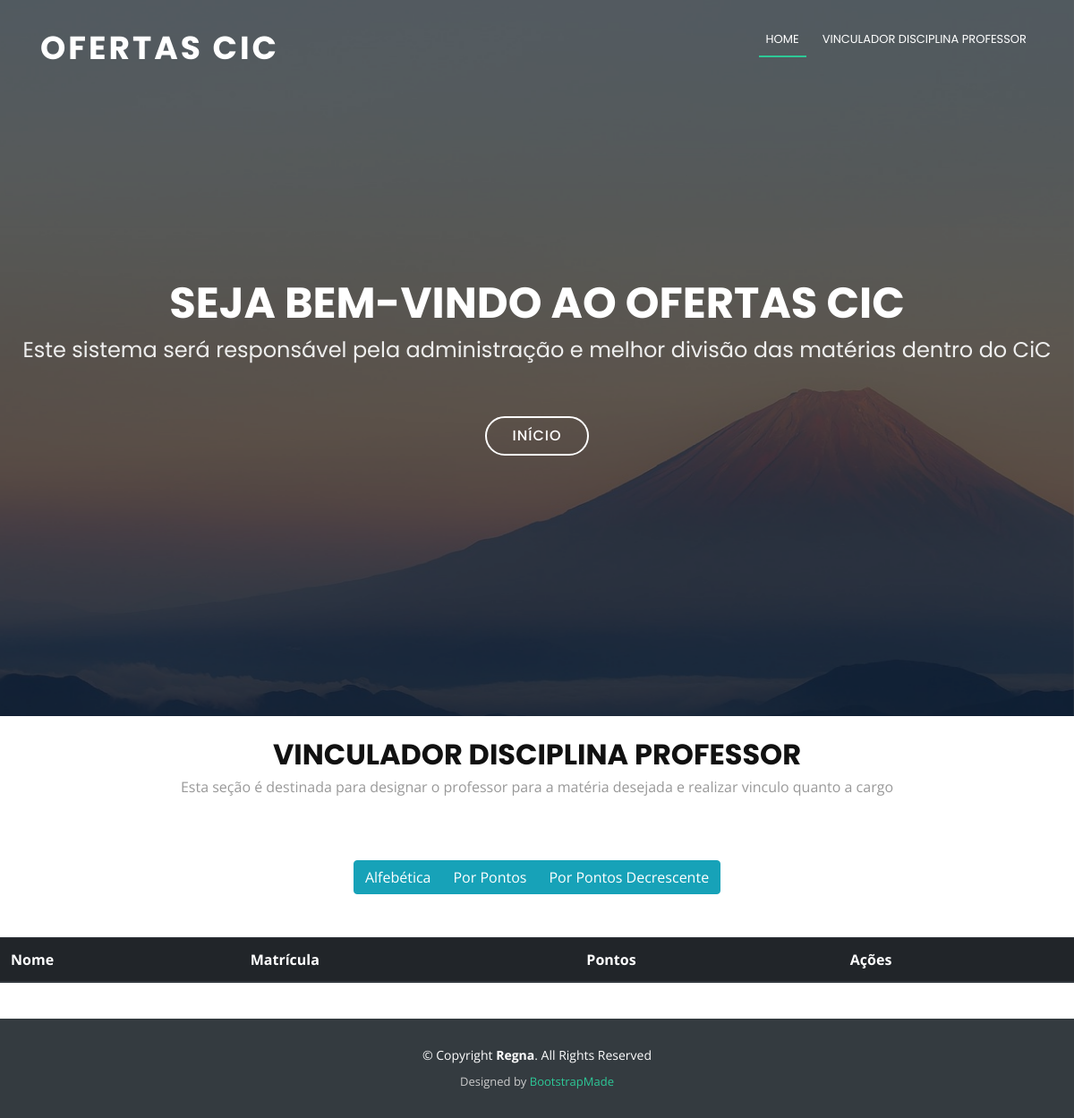
The app's page /cms/professorDisciplinaPasso1/, older data.
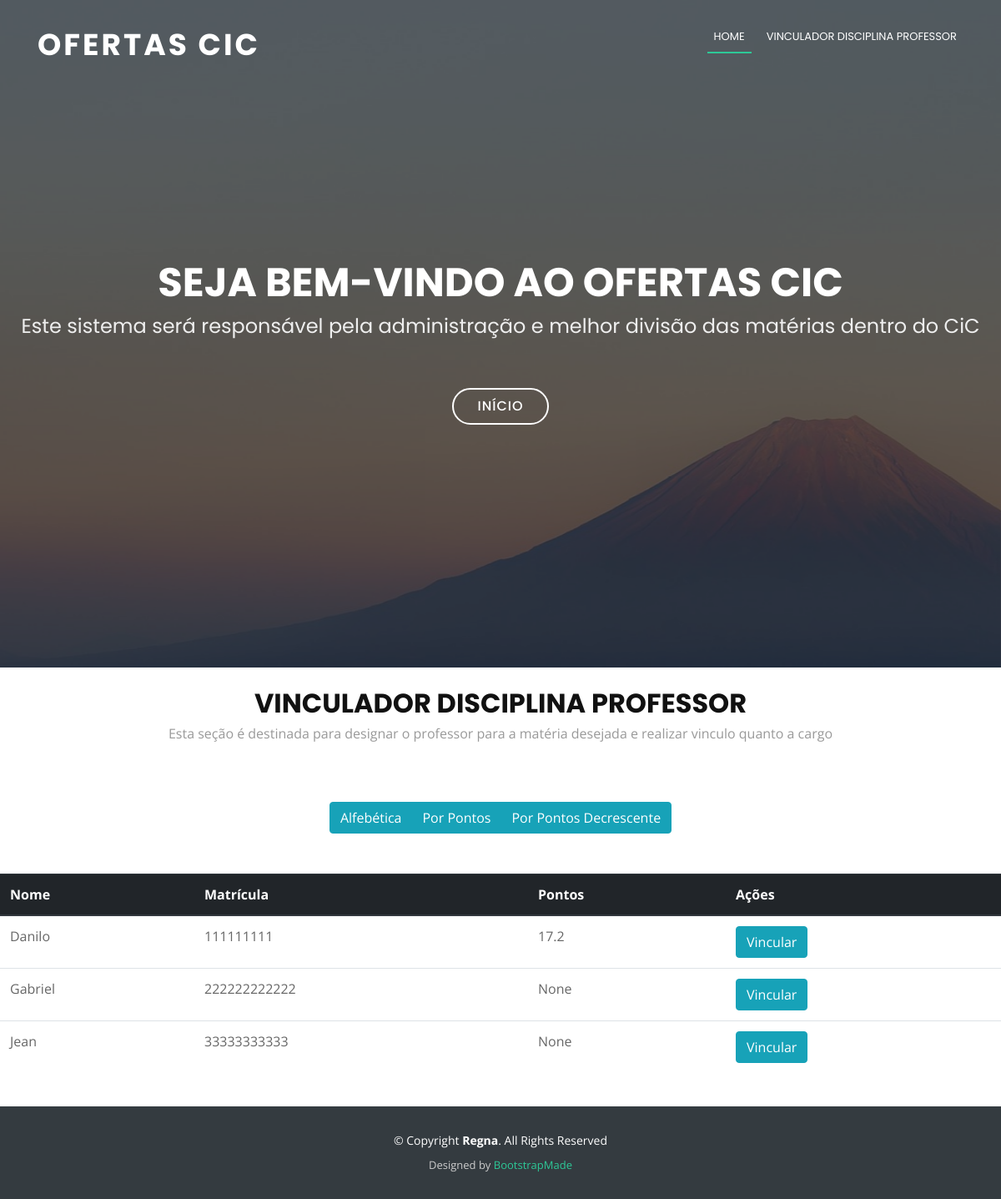
The same page, newer data.
### cms/models.py (models this page shows)
class professor(models.Model):
    id_professor = models.AutoField(primary_key=True)
    nome = models.CharField('Nome do professor', max_length=500)
    matricula = models.CharField('Matricula do professor', max_length=500)
    id_tipo_professor = models.ForeignKey(tipo_professor, related_name='tipo_professor')
    ativo = models.BooleanField(default=True)
    objects = professor_manager()

### cms/views.py (the view)
def professorDisciplinaPasso1(request):
    context = {}
    form = RankingForm()
    if request.method == 'POST':
        ordena = request.POST.get('ordena')
        print(ordena + 'PRINT AQUI')
        if ordena == 'alf':
            ranks = form.carregarRankingAlfabetico()
        else:
            if ordena == 'pontosasc':
                ranks = form.carregarRankingPontuacaoAsc()
            else:
                if ordena == 'pontosdesc':
                    ranks = form.carregarRankingPontuacaoDesc()
                else:
                    print('ERRO NO ranking')
    else:
        ranks = form.carregarRankingAlfabetico()
    context['ranks'] = ranks
    context['form'] = form
    template_name = 'oferta/vinculoProfessorDisciplina.html'
    return render(request, template_name, context)

### cms/forms.py (called while the page is built)
    def carregarRankingAlfabetico(self):
        return professor.objects.carregarRankingOrdenadoNome()

### cms/models.py (called while the page is built)
    def carregarRankingOrdenadoNome(self):
        return self.raw('SELECT p.id_professor, p.nome, p.matricula, ' +
                        'sum(rpd.pontos) as pontuacao from cms_professor as p left join cms_rel_professor_disciplina ' +
                        'as rpd on p.id_professor = rpd.id_professor_id GROUP BY p.id_professor, ' +
                        'p.nome, p.matricula ORDER BY p.nome asc')

### cms/templates/oferta/vinculoProfessorDisciplina.html (shortened to what this page needs)
{% extends "base.html" %}
{% load static  %}
{% block navbar %}
<ul class="nav-menu">
          <li class="menu-active"><a href="{% url 'index' %}">Home</a></li>
  <li><a href="#disciplina&professor"> Vinculador Disciplina Professor </a></li>
        </ul>
{% endblock %}
{% block content %}
<br id="contact">
      <div class="container wow fadeInUp">
        <div class="section-header">
          <h3 class="section-title">Vinculador Disciplina Professor</h3>
          <p class="section-description">Esta seção é destinada para designar o professor para a matéria desejada e realizar vinculo quanto a cargo</p>
        </div>
      </div>
      <form method="post" action="#orderRank">
        <div class="text-center">
          <div class="btn-group">
            <button type="submit" class="btn btn-info" value="alf" name="ordena">Alfebética</button>
            <button type="submit" class="btn btn-info" value="pontosasc" name="ordena">Por Pontos</button>
            <button type="submit" class="btn btn-info" value="pontosdesc" name="ordena">Por Pontos Decrescente</button>
          </div>
        </div>
      </form>
      <br/>
      <br/>
      <form method="get" action="{% url 'professorDisciplinaPasso2' %}" >
      <table class="table">
        <thead class="thead-dark">
          <tr>
            <th scope="col">Nome</th>
            <th scope="col">Matrícula</th>
            <th scope="col">Pontos</th>
            <th scope="col">Ações</th>
          </tr>
        </thead>
        <tbody>
          {% for rank in ranks %}
          <tr>
            <td>
              {{rank.nome}}
            </td>
            <td>
              {{rank.matricula}}
            </td>
            <td>
              {{rank.pontuacao}}
            </td>
            <td>
               <button class="btn btn-info" type="submit" value="{{rank.id_professor}}" name="vincula" > Vincular</button>
            </td>
          </tr>
          {% endfor %}
        </tbody>
        </table>
        </form>
{% endblock %}

### cms/templates/base.html (shortened to what this page needs)
<!DOCTYPE html>
{% load static %}
<html lang="en">
<head>
  <link href="{% static 'Regna/lib/bootstrap/css/bootstrap.min.css' %}" rel="stylesheet">
  <link href="{% static 'Regna/lib/font-awesome/css/font-awesome.min.css' %}" rel="stylesheet">
  <link href="{% static 'Regna/lib/animate/animate.min.css' %}" rel="stylesheet">
  <link href="{% static 'Regna/css/style.css' %}" rel="stylesheet">
</head>
<body>
  <header id="header">
    <div class="container">
      <div id="logo" class="pull-left">
        <h1><a href="/cms/index">Ofertas CiC</a></h1>
      </div>
      <nav id="nav-menu-container">
        {% block navbar %}{% endblock %}
      </nav>
    </div>
  </header>
  <section id="hero">
    <div class="hero-container">
      <h1>Seja Bem-Vindo ao Ofertas CiC</h1>
      <h2>Este sistema será responsável pela administração e melhor divisão das matérias dentro do CiC</h2>
      <a href="#about" class="btn-get-started">Início</a>
    </div>
  </section>
  <main id="main">
      {% block content %} {% endblock %}
  </main>
  <footer id="footer">
    <div class="container">
      <div class="copyright">
        &copy; Copyright <strong>Regna</strong>. All Rights Reserved
      </div>
      <div class="credits">
        Designed by <a href="https://bootstrapmade.com/">BootstrapMade</a>
      </div>
    </div>
  </footer>
</body>
</html>

### cms/static/Regna/css/style.css (style rules this page uses)
body { background: #fff; color: #666666; font-family: "Open Sans", sans-serif; }
a { color: #2dc997; }
p { padding: 0; margin: 0 0 30px 0; }
h1, h2, h3, h4, h5, h6 { font-family: "Poppins", sans-serif; font-weight: 400; margin: 0 0 20px 0; padding: 0; }
#header { padding: 30px 0; height: 92px; position: fixed; left: 0; top: 0; right: 0; transition: all 0.5s; z-index: 997; }
#header #logo { float: left; }
#header #logo h1 { font-size: 36px; margin: 0; padding: 6px 0; line-height: 1; font-family: "Poppins", sans-serif; font-weight: 700; letter-spacing: 3px; text-transform: uppercase; }
#header #logo h1 a, #header #logo h1 a:hover { color: #fff; }
#hero { width: 100%; height: 100vh; background: url(../img/hero-bg.jpg) top center; background-size: cover; position: relative; }
@media (min-width: 1024px) { #hero { background-attachment: fixed; } }
#hero:before { content: ""; background: rgba(0, 0, 0, 0.6); position: absolute; bottom: 0; top: 0; left: 0; right: 0; }
#hero .hero-container { position: absolute; bottom: 0; top: 0; left: 0; right: 0; display: flex; justify-content: center; align-items: center; flex-direction: column; text-align: center; }
#hero h1 { margin: 30px 0 10px 0; font-size: 48px; font-weight: 700; line-height: 56px; text-transform: uppercase; color: #fff; }
#hero h2 { color: #eee; margin-bottom: 50px; font-size: 24px; }
#hero .btn-get-started { font-family: "Poppins", sans-serif; text-transform: uppercase; font-weight: 500; font-size: 16px; letter-spacing: 1px; display: inline-block; padding: 8px 28px; border-radius: 50px; transition: 0.5s; margin: 10px; border: 2px solid #fff; color: #fff; }
.nav-menu, .nav-menu * { margin: 0; padding: 0; list-style: none; }
.nav-menu li { position: relative; white-space: nowrap; }
.nav-menu > li { float: left; }
#nav-menu-container { float: right; margin: 0; }
.nav-menu a { padding: 0 8px 10px 8px; text-decoration: none; display: inline-block; color: #fff; font-family: "Poppins", sans-serif; font-weight: 400; text-transform: uppercase; font-size: 13px; outline: none; }
.nav-menu > li { margin-left: 10px; }
.nav-menu > li > a:before { content: ""; position: absolute; width: 100%; height: 2px; bottom: 0; left: 0; background-color: #2dc997; visibility: hidden; -webkit-transform: scaleX(0); transform: scaleX(0); -webkit-transition: all 0.3s ease-in-out 0s; transition: all 0.3s ease-in-out 0s; }
.nav-menu a:hover:before, .nav-menu li:hover > a:before, .nav-menu .menu-active > a:before { visibility: visible; -webkit-transform: scaleX(1); transform: scaleX(1); }
.section-header .section-title { font-size: 32px; color: #111; text-transform: uppercase; text-align: center; font-weight: 700; margin-bottom: 5px; }
.section-header .section-description { text-align: center; padding-bottom: 40px; color: #999; }
#footer { background: #343b40; padding: 30px 0; color: #fff; font-size: 14px; }
#footer .copyright { text-align: center; }
#footer .credits { padding-top: 10px; text-align: center; font-size: 13px; color: #ccc; }

Row changes from the older to the newer data that the page shows:
added professor: nome "Danilo", matricula "111111111", pontuacao "17.2", {{ rank.id_professor }} 1 (drawn)
added professor: nome "Gabriel", matricula "222222222222", pontuacao "None", {{ rank.id_professor }} 2 (drawn)
added professor: nome "Jean", matricula "33333333333", pontuacao "None", {{ rank.id_professor }} 3 (drawn)
